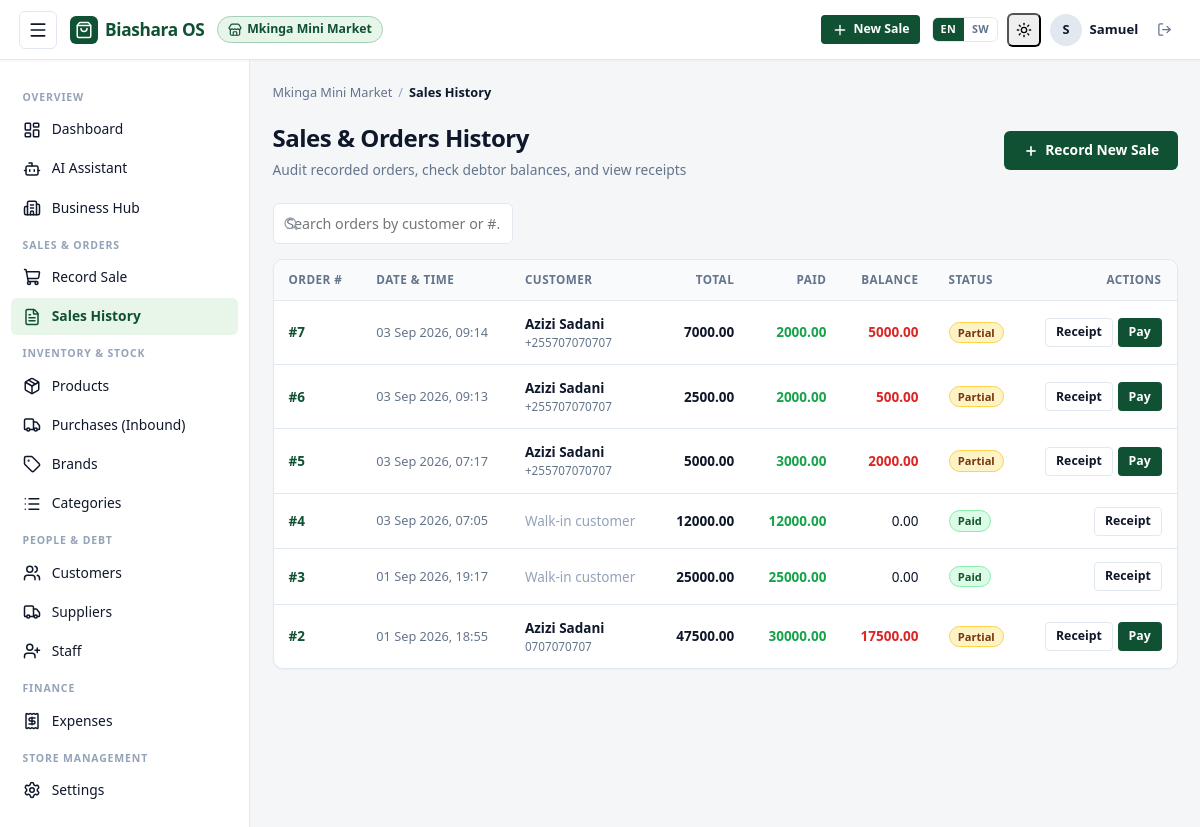
The app's page /2/sales/ (signed in), older data.
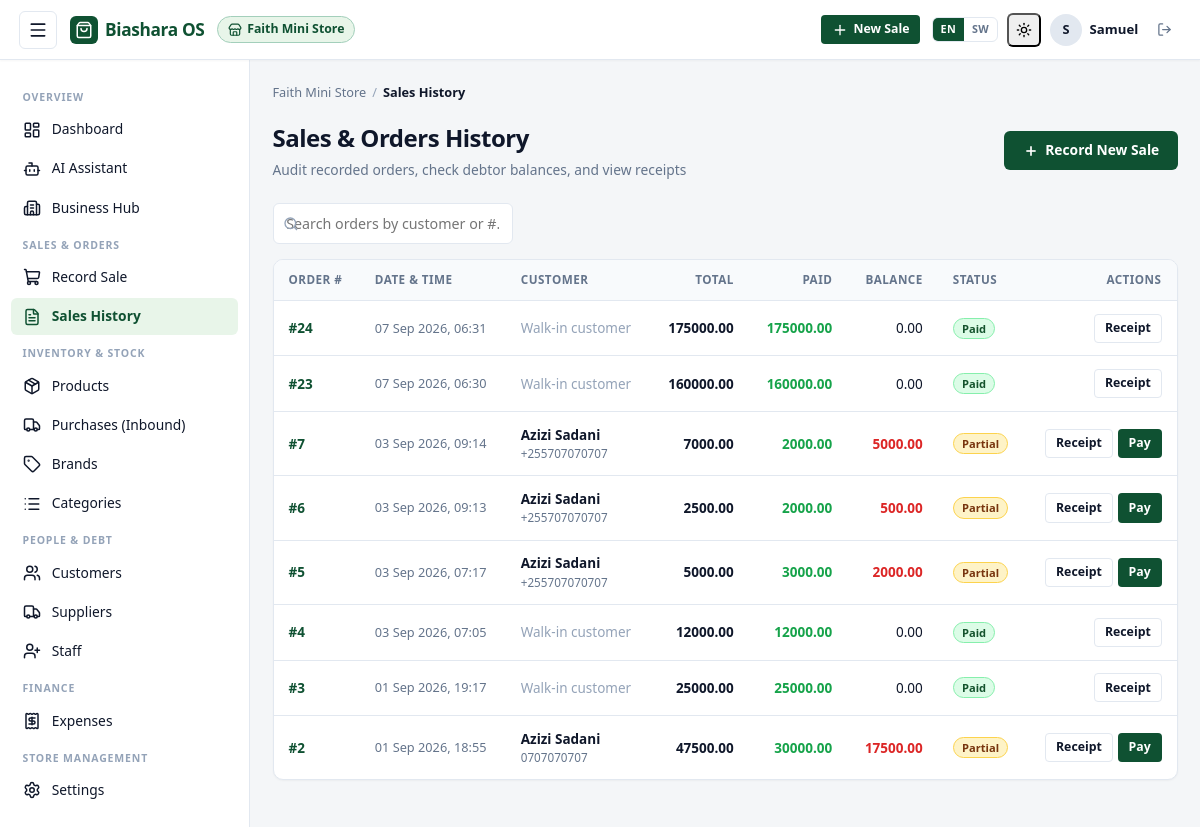
The same page, newer data.
### BusinessOs/models.py (models this page shows, shortened)
class Business(models.Model):
    owner = models.ForeignKey(
        settings.AUTH_USER_MODEL,
        on_delete=models.CASCADE,
        related_name="businesses",
    )
    name = models.CharField(max_length=150)
    location = models.CharField(max_length=200, blank=True)
    phone = models.CharField(max_length=20, blank=True)
    created_at = models.DateTimeField(auto_now_add=True)
    class Meta:
        ordering = ["-created_at"]
    def can_record_sales(self, user):
        if user == self.owner:
            return True
        return self.staff.filter(user=user).exists()

class Sale(models.Model):
    business = models.ForeignKey(Business, on_delete=models.CASCADE, related_name="sales")
    customer = models.ForeignKey(
        Customer, on_delete=models.SET_NULL, null=True, blank=True, related_name="sales"
    )
    recorded_by = models.ForeignKey(
        settings.AUTH_USER_MODEL, on_delete=models.SET_NULL, null=True, related_name="sales_recorded"
    )
    created_at = models.DateTimeField(auto_now_add=True,db_index=True)
    class Meta:
        ordering = ["-created_at"]
    @property
    def total_amount(self):
        return sum((item.subtotal for item in self.items.all()), ZERO)
    @property
    def amount_paid(self):
        return sum((p.amount for p in self.payments.all()), ZERO)
    @property
    def balance(self):
        return self.total_amount - self.amount_paid
    @property
    def status(self):
        if self.balance <= 0:
            return "paid"
        if self.amount_paid > 0:
            return "partial"
        return "unpaid"

class Customer(models.Model):
    business = models.ForeignKey(Business, on_delete=models.CASCADE, related_name="customers")
    name = models.CharField(max_length=150)
    phone = models.CharField(max_length=20, blank=True, null=True)
    created_at = models.DateTimeField(auto_now_add=True)
    class Meta:
        unique_together = ("business", "phone")
        ordering = ["name"]

class Payment(models.Model):
    CASH = "cash"
    MPESA = "mpesa"
    TIGOPESA = "tigopesa"
    AIRTELMONEY = "airtelmoney"
    HALOPESA = "halopesa"
    METHOD_CHOICES = [
        (CASH, "Cash"),
        (MPESA, "M-Pesa"),
        (TIGOPESA, "Tigo Pesa"),
        (AIRTELMONEY, "Airtel Money"),
        (HALOPESA, "Halopesa"),
    ]
    business = models.ForeignKey(Business, on_delete=models.CASCADE, related_name="payments")
    sale = models.ForeignKey(Sale, on_delete=models.CASCADE, null=True, blank=True, related_name="payments")
    expense = models.ForeignKey(Expense, on_delete=models.CASCADE, null=True, blank=True, related_name="payments")
    purchase = models.ForeignKey(
        Purchase, on_delete=models.CASCADE, null=True, blank=True, related_name="payments"
    )
    description = models.CharField(max_length=200, blank=True)
    amount = models.DecimalField(max_digits=12, decimal_places=2, validators=[MinValueValidator(Decimal("0.01"))])
    method = models.CharField(max_length=15, choices=METHOD_CHOICES)
    reference = models.CharField(max_length=50, blank=True)
    created_at = models.DateTimeField(auto_now_add=True)
    class Meta:
        ordering = ["-created_at"]
        constraints = [
            models.CheckConstraint(
                condition=(
                    Q(sale__isnull=False, expense__isnull=True, purchase__isnull=True)
                    | Q(sale__isnull=True, expense__isnull=False, purchase__isnull=True)
                    | Q(sale__isnull=True, expense__isnull=True, purchase__isnull=False)
                ),
                name="payment_exactly_one_target",
            ),
        ]

class SaleItem(models.Model):
    sale = models.ForeignKey(Sale, on_delete=models.CASCADE, related_name="items")
    product = models.ForeignKey(Product, on_delete=models.PROTECT, related_name="sale_items")
    quantity = models.PositiveIntegerField()
    unit_price = models.DecimalField(max_digits=12, decimal_places=2)
    unit_cost = models.DecimalField(max_digits=12, decimal_places=2)
    @property
    def subtotal(self):
        return self.unit_price * self.quantity

### BusinessOs/views.py (the view)
# urls.py: path("<int:business_id>/sales/", views.SaleListView.as_view(), name="sale_list"),
class SaleListView(BusinessAccessMixin, ListView):
    template_name = "sales/sale_list.html"
    context_object_name = "sale_list"
    paginate_by = 30
    def get_queryset(self):
        return (
            self.business.sales
            .select_related("customer")
            .annotate(
                computed_total=Coalesce(
                    Sum(
                        F("items__quantity") * F("items__unit_price"),
                        output_field=DecimalField(max_digits=12, decimal_places=2),
                    ),
                    Decimal("0.00"),
                )
            )
            .order_by("-created_at")
        )

### BusinessOs/context_processors.py (called while the page is built)
def biashara_i18n(request):
    lang = request.session.get("biashara_lang") or request.session.get("_language")
    if not lang:
        lang = request.COOKIES.get("biashara_lang") or request.COOKIES.get("django_language")
    if not lang:
        lang = translation.get_language() or "en"
    if lang.startswith("sw"):
        lang = "sw"
    else:
        lang = "en"
    return {
        "current_lang": lang,
        "is_swahili": (lang == "sw"),
        "translations_sw_json": json.dumps(TRANSLATIONS_SW) if lang == "sw" else "{}",
    }

### BusinessOs/views.py (called while the page is built)
    def dispatch(self, request, *args, **kwargs):
        self.business = get_object_or_404(Business, pk=kwargs["business_id"])
        if not self.business.can_record_sales(request.user):
            raise PermissionDenied("You are not authorized for this business.")
        return super().dispatch(request, *args, **kwargs)

    def get_context_data(self, **kwargs):
        ctx = super().get_context_data(**kwargs)
        ctx["business"] = self.business
        return ctx

### BusinessOs/templates/sales/sale_list.html (shortened to what this page needs)
{% extends "sales/base.html" %}
{% block crumb %}Sales History{% endblock %}
{% block content %}
<div class="page-header">
  <div class="page-title-group">
    <h1>Sales &amp; Orders History</h1>
    <p>Audit recorded orders, check debtor balances, and view receipts</p>
  </div>
  <div class="page-actions">
    <a href="{% url 'record_sale' business.id %}" class="btn btn-primary">
      <svg width="16" height="16" viewBox="0 0 24 24" fill="none" stroke="currentColor" stroke-width="2.5"><line x1="12" y1="5" x2="12" y2="19"></line><line x1="5" y1="12" x2="19" y2="12"></line></svg>
      Record New Sale
    </a>
  </div>
</div>
<div class="filter-bar">
  <div class="search-input-wrapper">
    <input type="text" class="search-input" placeholder="Search orders by customer or #..." data-target="#sales-table tbody tr">
  </div>
</div>
{% if sale_list %}
<div class="table-container">
  <table class="data-table" id="sales-table">
    <thead>
      <tr>
        <th>Order #</th>
        <th>Date &amp; Time</th>
        <th>Customer</th>
        <th class="table-num">Total</th>
        <th class="table-num">Paid</th>
        <th class="table-num">Balance</th>
        <th>Status</th>
        <th style="text-align:right;">Actions</th>
      </tr>
    </thead>
    <tbody>
      {% for sale in sale_list %}
      <tr>
        <td>
          <a href="{% url 'sale_detail' sale.id %}" style="font-weight:700;">#{{ sale.id }}</a>
        </td>
        <td style="color:var(--color-text-muted); font-size:0.85rem;">
          {{ sale.created_at|date:"d M Y, H:i" }}
        </td>
        <td>
          {% if sale.customer %}
          <strong>{{ sale.customer.name }}</strong>
          <div style="font-size:0.78rem; color:var(--color-text-muted);">{{ sale.customer.phone }}</div>
          {% else %}
          <span style="color:var(--color-text-light);">Walk-in customer</span>
          {% endif %}
        </td>
        <td class="table-num" style="font-weight:700;">{{ sale.computed_total|floatformat:2 }}</td>
        <td class="table-num" style="color:var(--color-success); font-weight:600;">{{ sale.amount_paid|floatformat:2 }}</td>
        <td class="table-num" style="{% if sale.balance > 0 %}color:var(--color-danger); font-weight:700;{% endif %}">
          {{ sale.balance|floatformat:2 }}
        </td>
        <td>
          <span class="badge badge-{{ sale.status }}">{{ sale.status|title }}</span>
        </td>
        <td style="text-align:right;">
          <div style="display:inline-flex; gap:0.35rem;">
            <a href="{% url 'sale_detail' sale.id %}" class="btn btn-secondary btn-sm" title="View & Print Receipt">Receipt</a>
            {% if sale.balance > 0 %}
            <a href="{% url 'add_payment' business.id 'sale' sale.id %}" class="btn btn-primary btn-sm" title="Record payment against balance">Pay</a>
            {% endif %}
          </div>
        </td>
      </tr>
      {% endfor %}
    </tbody>
  </table>
</div>
{% endif %}
{% endblock %}

### BusinessOs/templates/sales/base.html (shortened to what the changed rows need)
{% load static %}<!DOCTYPE html>
<html lang="{{ current_lang|default:'en' }}" x-data="{ sidebarOpen: false }" :class="{ 'sidebar-mobile-open': sidebarOpen }">
<head>
  <link rel="stylesheet" href="{% static 'sales/css/style.css' %}?v=3.1">
</head>
<body>
<div class="app-wrapper">
  <header class="topbar">
    <div class="topbar-inner">
      <div class="topbar-left">
        {% if business %}
        <a href="{% url 'business_detail' business.id %}" class="business-tag" title="{{ business.name }}">
          <i data-lucide="store" style="width:14px;height:14px;flex-shrink:0;"></i>
          <span>{{ business.name }}</span>
        </a>
        {% endif %}
      </div>
    </div>
  </header>
  <div class="app-container">
    <main class="app-main">
      {% if business %}
      <nav class="breadcrumb-trail" aria-label="Breadcrumb">
        <a href="{% url 'business_dashboard' business.id %}">{{ business.name }}</a>
        <span class="breadcrumb-sep">/</span>
        <span class="breadcrumb-current">{% block crumb %}Overview{% endblock %}</span>
      </nav>
      {% endif %}
      {% block content %}{% endblock %}
    </main>
  </div>
</div>
</body>
</html>

Row changes from the older to the newer data that the page shows:
changed Business: name "Mkinga Mini Market" → "Faith Mini Store"
added Sale: id "24", created_at "07 Sep 2026, 06:31", shows "Walk-in customer", computed_total "175000.00", amount_paid "175000.00", balance "0.00", status "Paid"
added Sale: id "23", created_at "07 Sep 2026, 06:30", shows "Walk-in customer", computed_total "160000.00", amount_paid "160000.00", balance "0.00", status "Paid"
